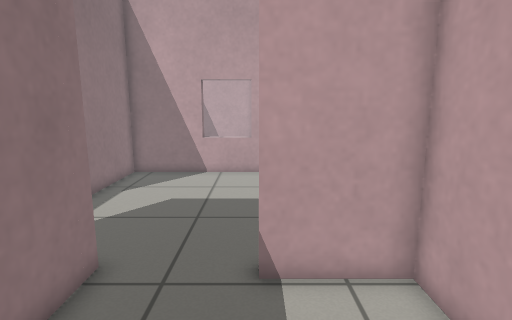
View 1 (above)

16 first-person views from a walk through a robot-simulator world made for Gazebo. The camera is 0.94 m above the floor, tilts 10° down and sees 80° across. The floor is counted in squares, 0.25 m on a side. Each view is taken from the middle of a square. On the plan, view 1 faces up. The plan holds only what a view shows up to about 20 squares ahead; the rest is blank.

View 2
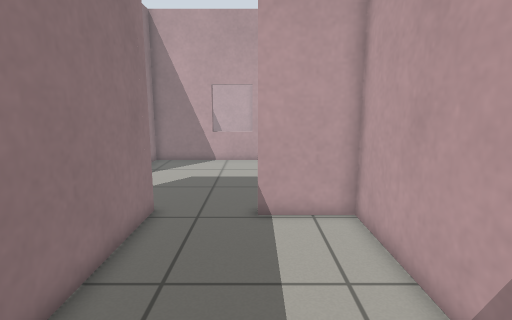

View 3
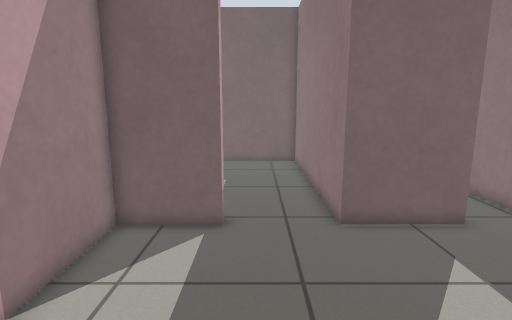

View 4
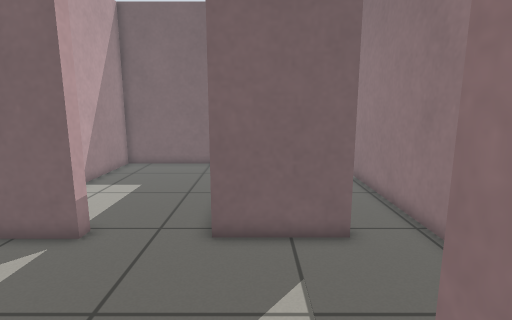

View 5
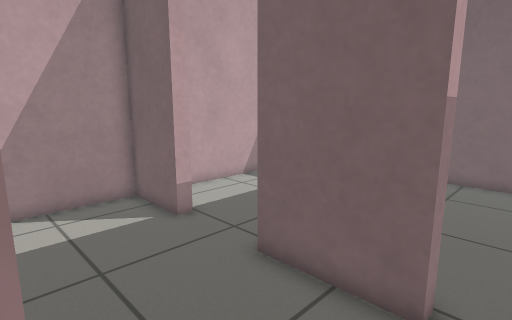

View 6
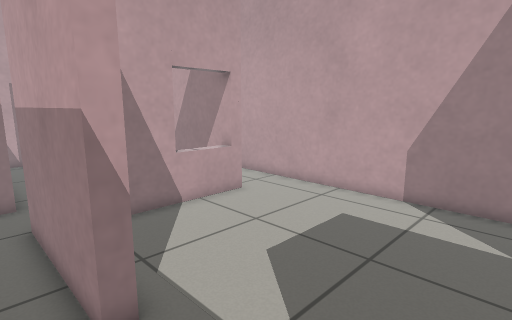

View 7
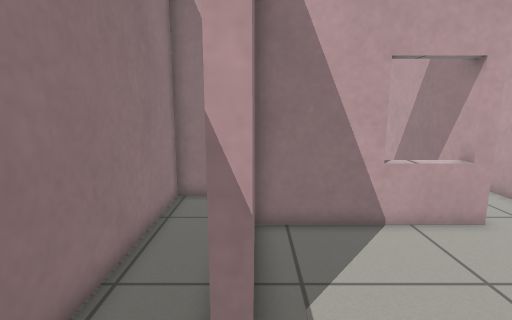

View 8
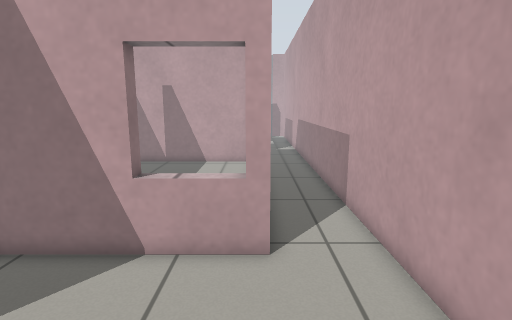

View 9
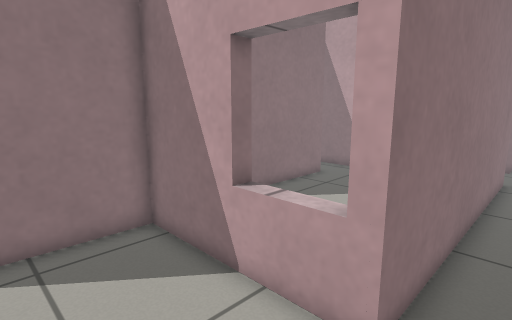

View 10
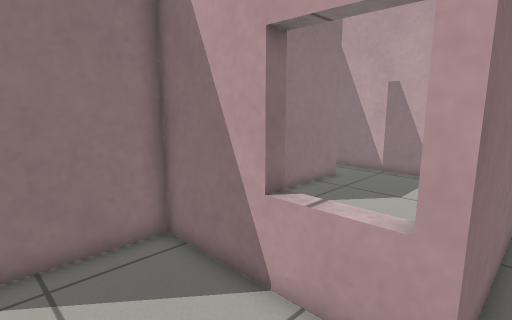

View 11
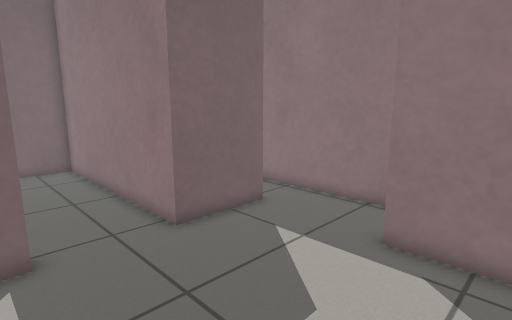

View 12
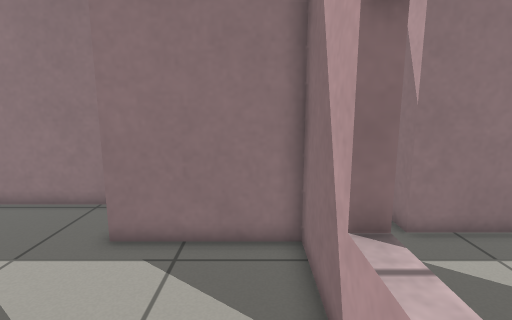

View 13
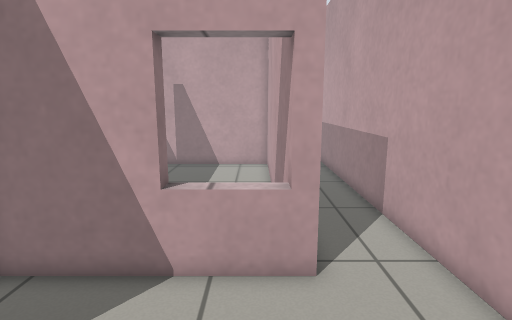

View 14
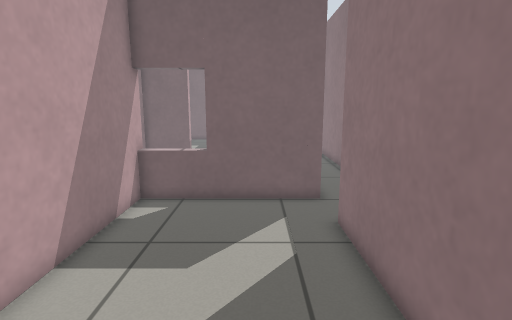

View 15
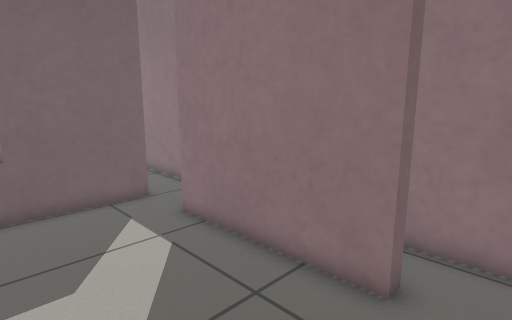

View 16
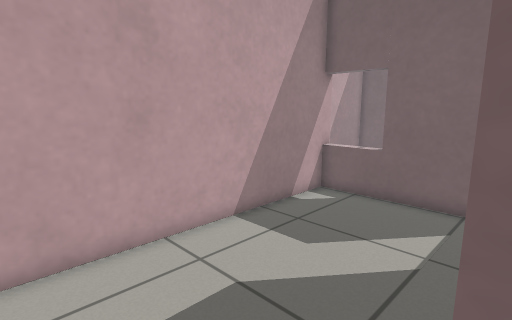

### Floor plan
Points are (right, up) in squares from view 1. A wall is a line through its corners. A room is listed if a view was taken in it or the views show most of it. See-through windows are left out.
Room 1 (views 1, 2)
walls: (-3.7, 6.7) (-3.7, -4.9) (3.5, -4.9) (3.5, 6.2) (0.1, 6.2) (0.1, 6.7)
ways out: opening at (-2, 6.5) to room 2
Room 2 (views 3, 4, 7, 13)
walls: (-0.6, 17.3) (-7, 17.3) (-7, 11.9) (-7.6, 11.9); (-7.6, 6.7) (-3.7, 6.7)
ways out: opening at (-2, 6.5) to room 1; opening at (-7, 9.5) to room 3; opening at (0, 12) to room 5
Room 3 (view 5)
walls: (-7.6, 11.9) (-7.6, 17.9); (-7.7, 20.5) (-10.3, 20.5) (-10.3, 7.6)
ways out: opening at (-7, 9.5) to room 2; opening at (-8.5, 6.5) to room 4; opening at (-8, 19.5) to room 6
Room 4 (view 6)
walls: (-7.6, 6) (-7.6, 6.7); (-7.9, -4.9) (-5.2, -4.9); (-10.3, 7.6) (-10.3, -1.4)
ways out: opening at (-8.5, 6.5) to room 3
Room 5 (views 8, 9, 10, 11, 12)
walls: (0.4, 31.4) (0.4, 17.3) (-0.6, 17.3); (0.1, 6.7) (3.5, 6.7) (3.5, 31.8)
ways out: opening at (0, 12) to room 2; opening at (0, 33)
Room 6 (views 14, 15, 16)
walls: (-8.4, 28) (-7.7, 28) (-7.7, 20.5); (-7.6, 17.9) (-0.3, 17.9); (-0.3, 17.2) (-0.3, 30.7) (-8.5, 30.7)
ways out: opening at (-8, 19.5) to room 3; opening at (-8, 29.5)

Where each view was taken, in squares from view 1:
view 1: 0 up, 0 right, facing up
view 2: 4 down, 0 right, facing up
view 3: 16 up, 1 left, facing down
view 4: 15 up, 5 left, facing down
view 5: 12 up, 9 left, facing down-right
view 6: 7 up, 9 left, facing up-right
view 7: 8 up, 7 left, facing up
view 8: 10 up, 0 right, facing up
view 9: 13 up, 2 right, facing up-left
view 10: 13 up, 1 right, facing up-left
view 11: 15 up, 1 right, facing down-left
view 12: 16 up, 1 right, facing left
view 13: 11 up, 1 left, facing up
view 14: 30 up, 5 left, facing down
view 15: 30 up, 2 left, facing down-left
view 16: 30 up, 8 left, facing down-right
